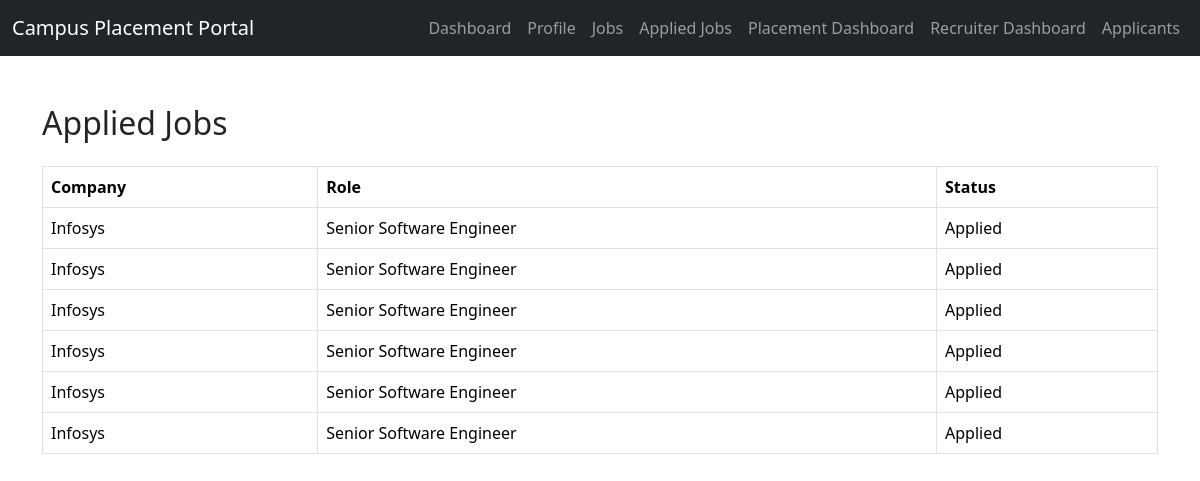
Screenshot of /applied-jobs with the database file from the repository.
### tables this page shows
CREATE TABLE Applications (
    AppID INTEGER PRIMARY KEY AUTOINCREMENT,
    StudentID INTEGER NOT NULL,
    JobID INTEGER NOT NULL,
    Status TEXT DEFAULT 'Applied',

    FOREIGN KEY (StudentID)
        REFERENCES Students(StudentID)
);

CREATE TABLE Jobs (
    JobID INTEGER PRIMARY KEY AUTOINCREMENT,
    Company TEXT NOT NULL,
    Role TEXT NOT NULL,
    Package REAL,
    Eligibility TEXT,
    CreatedDate TIMESTAMP DEFAULT CURRENT_TIMESTAMP
);

### Backend/app.py (the view)
@app.route('/applied-jobs')
def applied_jobs():
    conn = get_db_connection()
    cursor = conn.cursor()
    cursor.execute(
        """
        SELECT
            Jobs.Company,
            Jobs.Role,
            Applications.Status
        FROM Applications
        JOIN Jobs
            ON Applications.JobID = Jobs.JobID
        WHERE Applications.StudentID = ?
        """,
        (1,)
    )
    applications = cursor.fetchall()
    conn.close()
    return render_template(
        'applied_jobs.html',
        applications=applications
    )

### Backend/db.py (called while the page is built)
def get_db_connection():
    conn = sqlite3.connect(DB_PATH)
    conn.row_factory = sqlite3.Row
    return conn

### Backend/templates/applied_jobs.html (shortened to what this page needs)
<!DOCTYPE html>
<html>
<head>
    <link href="https://cdn.jsdelivr.net/npm/bootstrap@5.3.3/dist/css/bootstrap.min.css" rel="stylesheet">
</head>
<body>
{% include 'navbar.html' %}
<div class="container mt-5">
    <h2>Applied Jobs</h2>
    <table class="table table-bordered mt-4">
        <thead>
            <tr>
                <th>Company</th>
                <th>Role</th>
                <th>Status</th>
            </tr>
        </thead>
        <tbody>
        {% for application in applications %}
            <tr>
                <td>{{ application["Company"] }}</td>
                <td>{{ application["Role"] }}</td>
                <td>{{ application["Status"] }}</td>
            </tr>
        {% endfor %}
        </tbody>
    </table>
</div>
</body>
</html>

### Backend/templates/navbar.html
<nav class="navbar navbar-expand-lg navbar-dark bg-dark">
    <div class="container-fluid">
        <a class="navbar-brand" href="#">
            Campus Placement Portal
        </a>
        <div class="navbar-nav">
            <a class="nav-link" href="/dashboard">
                Dashboard
            </a>
            <a class="nav-link" href="/profile">
                Profile
            </a>
            <a class="nav-link" href="/jobs">
                Jobs
            </a>
            <a class="nav-link" href="/applied-jobs">
                Applied Jobs
            </a>
            <a class="nav-link" href="/placement-dashboard">
                Placement Dashboard
            </a>
            <a class="nav-link" href="/recruiter-dashboard">
                Recruiter Dashboard
            </a>
            <a class="nav-link" href="/applicants">
                Applicants
            </a>
        </div>
    </div>
</nav>

### rows the page displays
Applications: Company "Infosys", Role "Senior Software Engineer", Status "Applied"
Applications: Company "Infosys", Role "Senior Software Engineer", Status "Applied"
Applications: Company "Infosys", Role "Senior Software Engineer", Status "Applied"
Applications: Company "Infosys", Role "Senior Software Engineer", Status "Applied"
Applications: Company "Infosys", Role "Senior Software Engineer", Status "Applied"
Applications: Company "Infosys", Role "Senior Software Engineer", Status "Applied"
